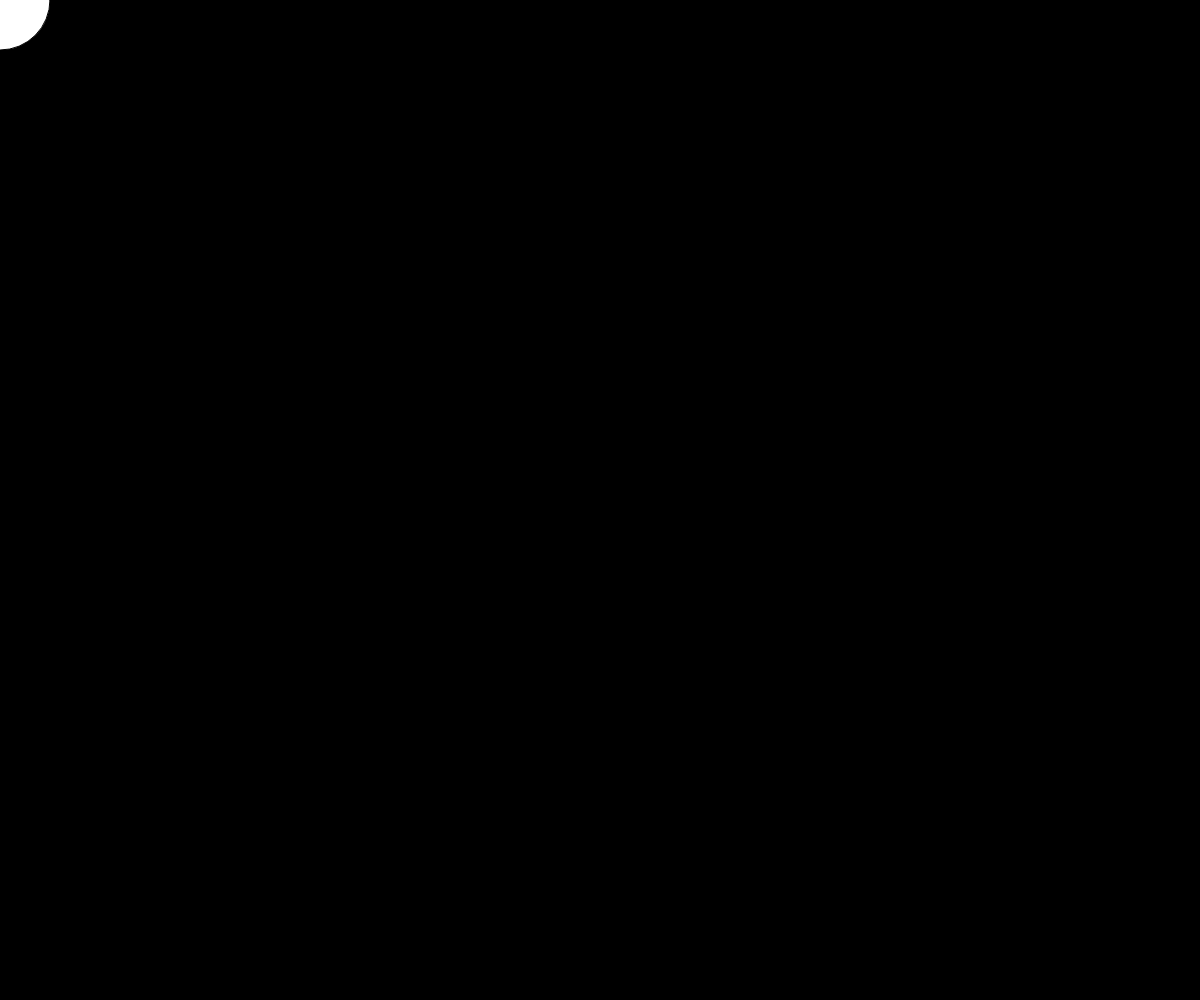
Frame 1 (no input)
Frame 60 (no input): identical to frame 1, image omitted
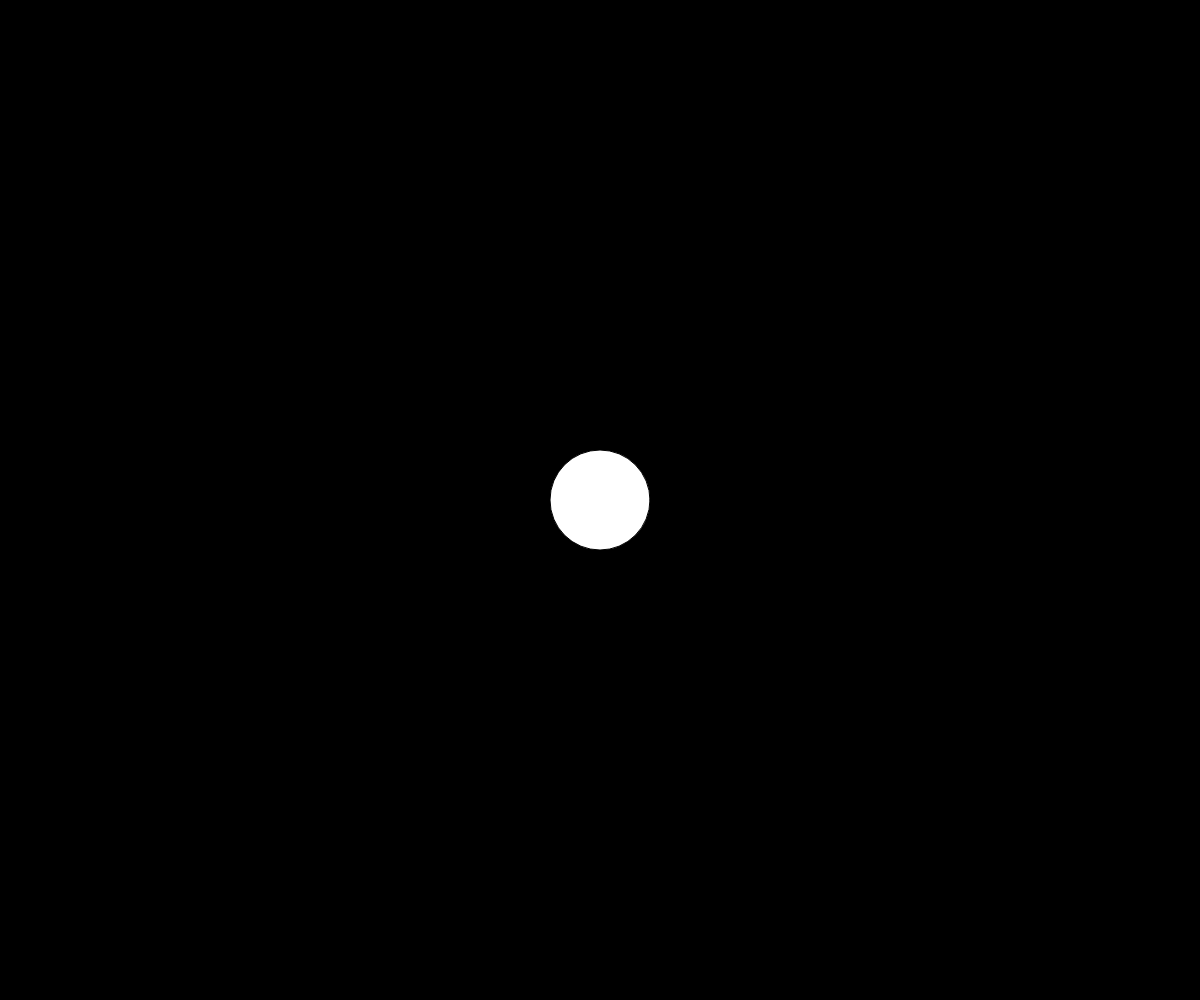
Frame 120 (the mouse pressed at the canvas centre since frame 60)

The p5.js sketch that drew these frames (run headless with seeded random() and noise() and a simulated clock; from frame 60 on, the mouse is pressed at the canvas centre):

// p5.js sketch
// ── sketch.js
// Interactive Scene
// Demo


function setup() {
  createCanvas(windowWidth, windowHeight);
}

function draw() {
  background(0);
  circle(mouseX, mouseY, 100)
}

const arrX = [1, 2, 3];
const arrY = [arrX, arrX, arrX];
console.log(arrY);
console.log(arrY[2] && arrX[2]);

for (let i = 0; i < arrY.length; i++){
  console.log(arrY[i]);
  for (let x = 0; x < arrX.length; x++){
    console.log 
  }
}
